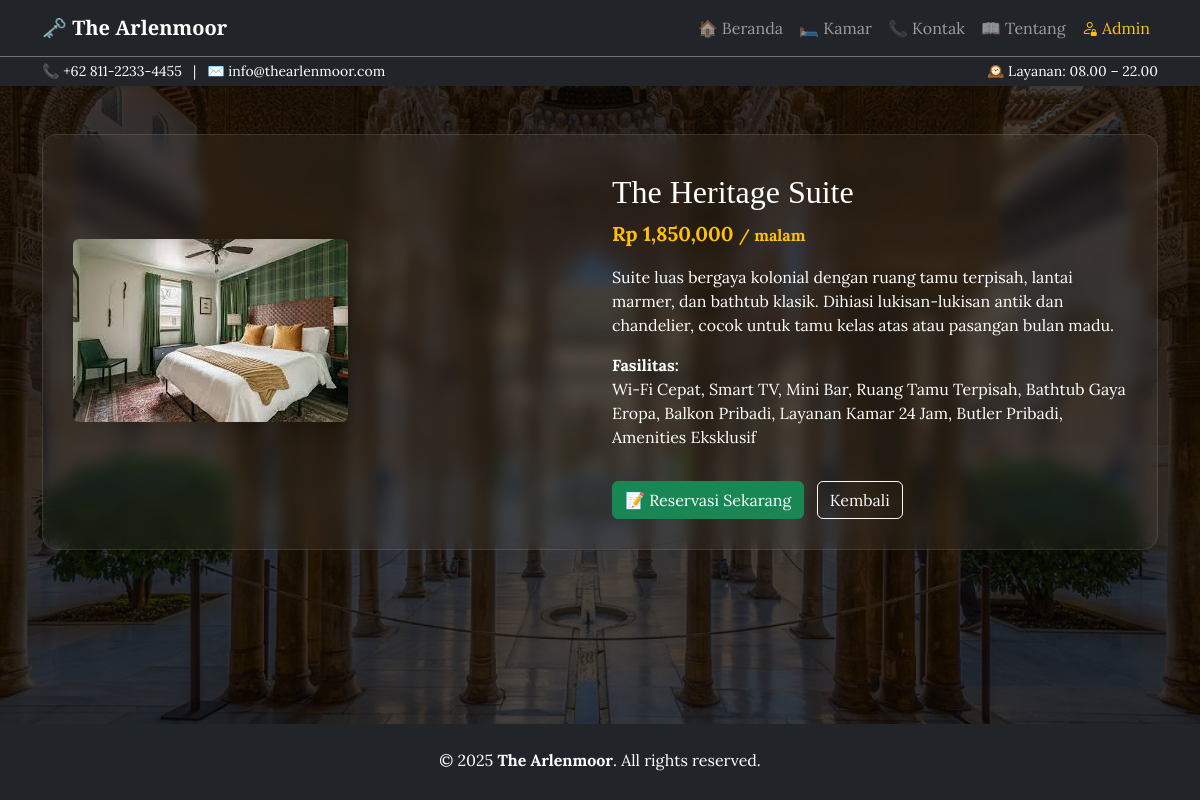
Screenshot of /detail-kamar.php?id=2 with the database file from the repository.
### tables this page shows
CREATE TABLE `kamar` (
  `id_kamar` int NOT NULL,
  `nama_kamar` varchar(100) DEFAULT NULL,
  `deskripsi` text,
  `harga_per_malam` decimal(10,2) DEFAULT NULL,
  `stok` int DEFAULT NULL,
  `foto` varchar(255) DEFAULT NULL,
  `fasilitas` text
);

### detail-kamar.php (the view, shortened to what this page needs)
<?php
include 'koneksi.php';
include 'includes/head.php';
include 'includes/navbar.php';
$id = intval($_GET['id']);
$query = mysqli_query($conn, "SELECT * FROM kamar WHERE id_kamar = $id");
$kamar = mysqli_fetch_assoc($query);
?>
<div class="container py-5">
  <div class="transparan-box">
    <div class="row align-items-center">
      <div class="col-md-6 mb-4">
        <img src="assets/img/<?php echo $kamar['foto']; ?>" class="img-fluid rounded shadow" alt="Foto <?php echo $kamar['nama_kamar']; ?>">
      </div>
      <div class="col-md-6">
        <h2 class="mt-2"><?php echo $kamar['nama_kamar']; ?></h2>
        <p class="text-warning fw-bold fs-5">Rp <?php echo number_format($kamar['harga_per_malam']); ?> <span class="fs-6">/ malam</span></p>
        <div class="kamar-info">
          <p><?php echo nl2br($kamar['deskripsi']); ?></p>
          <p><strong>Fasilitas:</strong><br><?php echo nl2br($kamar['fasilitas']); ?></p>
        </div>
        <a href="reservasi.php?id=<?php echo $kamar['id_kamar']; ?>" class="btn btn-success mt-3">📝 Reservasi Sekarang</a>
        <a href="kamar.php" class="btn btn-outline-light mt-3 ms-2">Kembali</a>
      </div>
    </div>
  </div>
</div>
<?php include 'includes/footer.php'; ?>

### assets/css/style.css (style rules this page uses)
body { font-family: 'Lora', serif; color: #333; }
h1, h2, h3, .display-4 { font-family: 'Playfair Display', serif; }
html, body { height: 100%; }
body { display: flex; flex-direction: column; }
html, body { height: 100%; margin: 0; }

### includes/head.php (style rules this page uses)
body { font-family: 'Lora', serif; background-color: #f8f9fa; }
h1, h2, h3, .navbar-brand { font-family: 'Playfair Display', serif; }

### detail-kamar.php (style rules this page uses)
body { background: linear-gradient(rgba(0, 0, 0, 0.7), rgba(0, 0, 0, 0.7)), url('assets/img/hero3-bg.jpg') center/cover no-repeat fixed; color: white; }
.transparan-box { background-color: rgba(255, 255, 255, 0.05); backdrop-filter: blur(8px); border: 1px solid rgba(255, 255, 255, 0.1); border-radius: 15px; padding: 30px; }
h2 { font-family: 'Playfair Display', serif; font-size: 32px; }
.kamar-info { font-size: 16px; }

### rows the page displays
kamar: foto (picture), nama_kamar "The Heritage Suite", harga_per_malam "1,850,000", deskripsi "Suite luas bergaya kolonial dengan ruang tamu terpisah, lantai marmer, dan bathtub klasik. Dihiasi lukisan-lukisan antik dan chandelier, cocok untuk tamu kelas atas atau pasangan bulan madu.", fasilitas "Wi-Fi Cepat, Smart TV, Mini Bar, Ruang Tamu Terpisah, Bathtub Gaya Eropa, Balkon Pribadi, Layanan Kamar 24 Jam, Butler Pribadi, Amenities Eksklusif"
